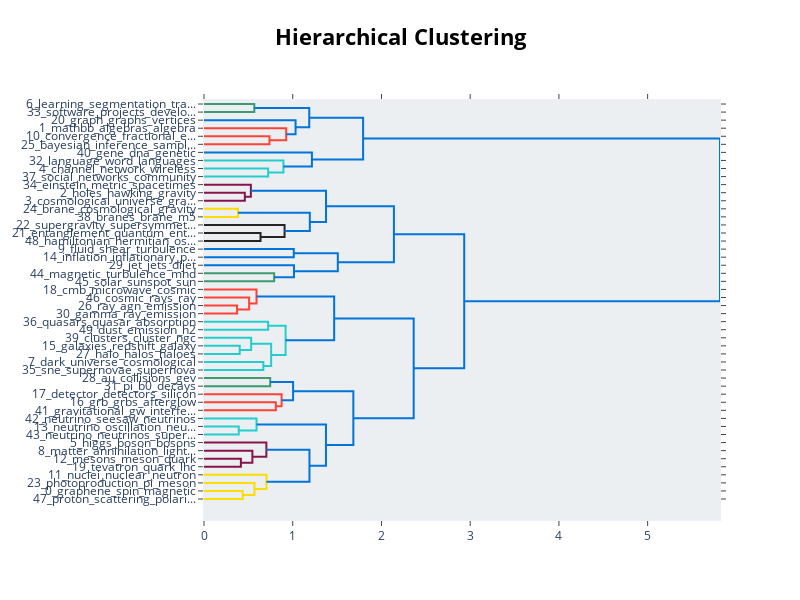

Notebook source saved alongside this figure:
### Code cell
topic_model.visualize_hierarchy(top_n_topics=50, width=800)

### Figure 1 — Plotly figure (JSON) as saved in the notebook; plotly's stock layout.template omitted (floating-point values rounded to 4 significant figures)
{"data": [{"hoverinfo": "text", "marker": {"color": "rgb(61,153,112)"}, "mode": "lines", "type": "scatter", "x": [0, 0.567, 0.567, 0], "xaxis": "x", "y": [-5, -5, -15, -15], "yaxis": "y"}, {"hoverinfo": "text", "marker": {"color": "rgb(255,65,54)"}, "mode": "lines", "type": "scatter", "x": [0, 0.7379, 0.7379, 0], "xaxis": "x", "y": [-45, -45, -55, -55], "yaxis": "y"}, {"hoverinfo": "text", "marker": {"color": "rgb(255,65,54)"}, "mode": "lines", "type": "scatter", "x": [0, 0.9265, 0.9265, 0.7379], "xaxis": "x", "y": [-35, -35, -50, -50], "yaxis": "y"}, {"hoverinfo": "text", "marker": {"color": "rgb(0,116,217)"}, "mode": "lines", "type": "scatter", "x": [0, 1.032, 1.032, 0.9265], "xaxis": "x", "y": [-25, -25, -42.5, -42.5], "yaxis": "y"}, {"hoverinfo": "text", "marker": {"color": "rgb(0,116,217)"}, "mode": "lines", "type": "scatter", "x": [0.567, 1.186, 1.186, 1.032], "xaxis": "x", "y": [-10, -10, -33.75, -33.75], "yaxis": "y"}, {"hoverinfo": "text", "marker": {"color": "rgb(35,205,205)"}, "mode": "lines", "type": "scatter", "x": [0, 0.7232, 0.7232, 0], "xaxis": "x", "y": [-85, -85, -95, -95], "yaxis": "y"}, {"hoverinfo": "text", "marker": {"color": "rgb(35,205,205)"}, "mode": "lines", "type": "scatter", "x": [0, 0.8953, 0.8953, 0.7232], "xaxis": "x", "y": [-75, -75, -90, -90], "yaxis": "y"}, {"hoverinfo": "text", "marker": {"color": "rgb(0,116,217)"}, "mode": "lines", "type": "scatter", "x": [0, 1.216, 1.216, 0.8953], "xaxis": "x", "y": [-65, -65, -82.5, -82.5], "yaxis": "y"}, {"hoverinfo": "text", "marker": {"color": "rgb(0,116,217)"}, "mode": "lines", "type": "scatter", "x": [1.186, 1.793, 1.793, 1.216], "xaxis": "x", "y": [-21.88, -21.88, -73.75, -73.75], "yaxis": "y"}, {"hoverinfo": "text", "marker": {"color": "rgb(133,20,75)"}, "mode": "lines", "type": "scatter", "x": [0, 0.46, 0.46, 0], "xaxis": "x", "y": [-115, -115, -125, -125], "yaxis": "y"}, {"hoverinfo": "text", "marker": {"color": "rgb(133,20,75)"}, "mode": "lines", "type": "scatter", "x": [0, 0.5283, 0.5283, 0.46], "xaxis": "x", "y": [-105, -105, -120, -120], "yaxis": "y"}, {"hoverinfo": "text", "marker": {"color": "rgb(255,220,0)"}, "mode": "lines", "type": "scatter", "x": [0, 0.3832, 0.3832, 0], "xaxis": "x", "y": [-135, -135, -145, -145], "yaxis": "y"}, {"hoverinfo": "text", "marker": {"color": "rgb(40,35,35)"}, "mode": "lines", "type": "scatter", "x": [0, 0.637, 0.637, 0], "xaxis": "x", "y": [-165, -165, -175, -175], "yaxis": "y"}, {"hoverinfo": "text", "marker": {"color": "rgb(40,35,35)"}, "mode": "lines", "type": "scatter", "x": [0, 0.9081, 0.9081, 0.637], "xaxis": "x", "y": [-155, -155, -170, -170], "yaxis": "y"}, {"hoverinfo": "text", "marker": {"color": "rgb(0,116,217)"}, "mode": "lines", "type": "scatter", "x": [0.3832, 1.192, 1.192, 0.9081], "xaxis": "x", "y": [-140, -140, -162.5, -162.5], "yaxis": "y"}, {"hoverinfo": "text", "marker": {"color": "rgb(0,116,217)"}, "mode": "lines", "type": "scatter", "x": [0.5283, 1.375, 1.375, 1.192], "xaxis": "x", "y": [-112.5, -112.5, -151.2, -151.2], "yaxis": "y"}, {"hoverinfo": "text", "marker": {"color": "rgb(0,116,217)"}, "mode": "lines", "type": "scatter", "x": [0, 1.012, 1.012, 0], "xaxis": "x", "y": [-185, -185, -195, -195], "yaxis": "y"}, {"hoverinfo": "text", "marker": {"color": "rgb(61,153,112)"}, "mode": "lines", "type": "scatter", "x": [0, 0.7906, 0.7906, 0], "xaxis": "x", "y": [-215, -215, -225, -225], "yaxis": "y"}, {"hoverinfo": "text", "marker": {"color": "rgb(0,116,217)"}, "mode": "lines", "type": "scatter", "x": [0, 1.014, 1.014, 0.7906], "xaxis": "x", "y": [-205, -205, -220, -220], "yaxis": "y"}, {"hoverinfo": "text", "marker": {"color": "rgb(0,116,217)"}, "mode": "lines", "type": "scatter", "x": [1.012, 1.508, 1.508, 1.014], "xaxis": "x", "y": [-190, -190, -212.5, -212.5], "yaxis": "y"}, {"hoverinfo": "text", "marker": {"color": "rgb(0,116,217)"}, "mode": "lines", "type": "scatter", "x": [1.375, 2.14, 2.14, 1.508], "xaxis": "x", "y": [-131.9, -131.9, -201.2, -201.2], "yaxis": "y"}, {"hoverinfo": "text", "marker": {"color": "rgb(255,65,54)"}, "mode": "lines", "type": "scatter", "x": [0, 0.3728, 0.3728, 0], "xaxis": "x", "y": [-255, -255, -265, -265], "yaxis": "y"}, {"hoverinfo": "text", "marker": {"color": "rgb(255,65,54)"}, "mode": "lines", "type": "scatter", "x": [0, 0.5087, 0.5087, 0.3728], "xaxis": "x", "y": [-245, -245, -260, -260], "yaxis": "y"}, {"hoverinfo": "text", "marker": {"color": "rgb(255,65,54)"}, "mode": "lines", "type": "scatter", "x": [0, 0.5917, 0.5917, 0.5087], "xaxis": "x", "y": [-235, -235, -252.5, -252.5], "yaxis": "y"}, {"hoverinfo": "text", "marker": {"color": "rgb(35,205,205)"}, "mode": "lines", "type": "scatter", "x": [0, 0.7229, 0.7229, 0], "xaxis": "x", "y": [-275, -275, -285, -285], "yaxis": "y"}, {"hoverinfo": "text", "marker": {"color": "rgb(35,205,205)"}, "mode": "lines", "type": "scatter", "x": [0, 0.4024, 0.4024, 0], "xaxis": "x", "y": [-305, -305, -315, -315], "yaxis": "y"}, {"hoverinfo": "text", "marker": {"color": "rgb(35,205,205)"}, "mode": "lines", "type": "scatter", "x": [0, 0.5314, 0.5314, 0.4024], "xaxis": "x", "y": [-295, -295, -310, -310], "yaxis": "y"}, {"hoverinfo": "text", "marker": {"color": "rgb(35,205,205)"}, "mode": "lines", "type": "scatter", "x": [0, 0.6689, 0.6689, 0], "xaxis": "x", "y": [-325, -325, -335, -335], "yaxis": "y"}, {"hoverinfo": "text", "marker": {"color": "rgb(35,205,205)"}, "mode": "lines", "type": "scatter", "x": [0.5314, 0.7568, 0.7568, 0.6689], "xaxis": "x", "y": [-302.5, -302.5, -330, -330], "yaxis": "y"}, {"hoverinfo": "text", "marker": {"color": "rgb(35,205,205)"}, "mode": "lines", "type": "scatter", "x": [0.7229, 0.9196, 0.9196, 0.7568], "xaxis": "x", "y": [-280, -280, -316.2, -316.2], "yaxis": "y"}, {"hoverinfo": "text", "marker": {"color": "rgb(0,116,217)"}, "mode": "lines", "type": "scatter", "x": [0.5917, 1.467, 1.467, 0.9196], "xaxis": "x", "y": [-243.8, -243.8, -298.1, -298.1], "yaxis": "y"}, {"hoverinfo": "text", "marker": {"color": "rgb(61,153,112)"}, "mode": "lines", "type": "scatter", "x": [0, 0.7464, 0.7464, 0], "xaxis": "x", "y": [-345, -345, -355, -355], "yaxis": "y"}, {"hoverinfo": "text", "marker": {"color": "rgb(255,65,54)"}, "mode": "lines", "type": "scatter", "x": [0, 0.8095, 0.8095, 0], "xaxis": "x", "y": [-375, -375, -385, -385], "yaxis": "y"}, {"hoverinfo": "text", "marker": {"color": "rgb(255,65,54)"}, "mode": "lines", "type": "scatter", "x": [0, 0.8745, 0.8745, 0.8095], "xaxis": "x", "y": [-365, -365, -380, -380], "yaxis": "y"}, {"hoverinfo": "text", "marker": {"color": "rgb(0,116,217)"}, "mode": "lines", "type": "scatter", "x": [0.7464, 1.004, 1.004, 0.8745], "xaxis": "x", "y": [-350, -350, -372.5, -372.5], "yaxis": "y"}, {"hoverinfo": "text", "marker": {"color": "rgb(35,205,205)"}, "mode": "lines", "type": "scatter", "x": [0, 0.3916, 0.3916, 0], "xaxis": "x", "y": [-405, -405, -415, -415], "yaxis": "y"}, {"hoverinfo": "text", "marker": {"color": "rgb(35,205,205)"}, "mode": "lines", "type": "scatter", "x": [0, 0.592, 0.592, 0.3916], "xaxis": "x", "y": [-395, -395, -410, -410], "yaxis": "y"}, {"hoverinfo": "text", "marker": {"color": "rgb(133,20,75)"}, "mode": "lines", "type": "scatter", "x": [0, 0.4157, 0.4157, 0], "xaxis": "x", "y": [-445, -445, -455, -455], "yaxis": "y"}, {"hoverinfo": "text", "marker": {"color": "rgb(133,20,75)"}, "mode": "lines", "type": "scatter", "x": [0, 0.5452, 0.5452, 0.4157], "xaxis": "x", "y": [-435, -435, -450, -450], "yaxis": "y"}, {"hoverinfo": "text", "marker": {"color": "rgb(133,20,75)"}, "mode": "lines", "type": "scatter", "x": [0, 0.7029, 0.7029, 0.5452], "xaxis": "x", "y": [-425, -425, -442.5, -442.5], "yaxis": "y"}, {"hoverinfo": "text", "marker": {"color": "rgb(255,220,0)"}, "mode": "lines", "type": "scatter", "x": [0, 0.4364, 0.4364, 0], "xaxis": "x", "y": [-485, -485, -495, -495], "yaxis": "y"}, {"hoverinfo": "text", "marker": {"color": "rgb(255,220,0)"}, "mode": "lines", "type": "scatter", "x": [0, 0.5683, 0.5683, 0.4364], "xaxis": "x", "y": [-475, -475, -490, -490], "yaxis": "y"}, {"hoverinfo": "text", "marker": {"color": "rgb(255,220,0)"}, "mode": "lines", "type": "scatter", "x": [0, 0.7038, 0.7038, 0.5683], "xaxis": "x", "y": [-465, -465, -482.5, -482.5], "yaxis": "y"}, {"hoverinfo": "text", "marker": {"color": "rgb(0,116,217)"}, "mode": "lines", "type": "scatter", "x": [0.7029, 1.189, 1.189, 0.7038], "xaxis": "x", "y": [-433.8, -433.8, -473.8, -473.8], "yaxis": "y"}, {"hoverinfo": "text", "marker": {"color": "rgb(0,116,217)"}, "mode": "lines", "type": "scatter", "x": [0.592, 1.375, 1.375, 1.189], "xaxis": "x", "y": [-402.5, -402.5, -453.8, -453.8], "yaxis": "y"}, {"hoverinfo": "text", "marker": {"color": "rgb(0,116,217)"}, "mode": "lines", "type": "scatter", "x": [1.004, 1.683, 1.683, 1.375], "xaxis": "x", "y": [-361.2, -361.2, -428.1, -428.1], "yaxis": "y"}, {"hoverinfo": "text", "marker": {"color": "rgb(0,116,217)"}, "mode": "lines", "type": "scatter", "x": [1.467, 2.363, 2.363, 1.683], "xaxis": "x", "y": [-270.9, -270.9, -394.7, -394.7], "yaxis": "y"}, {"hoverinfo": "text", "marker": {"color": "rgb(0,116,217)"}, "mode": "lines", "type": "scatter", "x": [2.14, 2.932, 2.932, 2.363], "xaxis": "x", "y": [-166.6, -166.6, -332.8, -332.8], "yaxis": "y"}, {"hoverinfo": "text", "marker": {"color": "rgb(0,116,217)"}, "mode": "lines", "type": "scatter", "x": [1.793, 5.815, 5.815, 2.932], "xaxis": "x", "y": [-47.81, -47.81, -249.7, -249.7], "yaxis": "y"}], "layout": {"autosize": false, "height": 600, "hoverlabel": {"bgcolor": "white", "font": {"family": "Rockwell", "size": 16}}, "hovermode": "closest", "plot_bgcolor": "#ECEFF1", "showlegend": false, "title": {"font": {"color": "Black", "size": 22}, "text": "<b>Hierarchical Clustering", "x": 0.5, "xanchor": "center", "y": 0.95, "yanchor": "top"}, "width": 800, "xaxis": {"autorange": true, "mirror": "allticks", "range": [0, 5.815], "rangemode": "tozero", "showgrid": false, "showline": true, "showticklabels": true, "ticks": "outside", "type": "linear", "zeroline": false}, "yaxis": {"autorange": true, "mirror": "allticks", "range": [-521.1, 0], "rangemode": "tozero", "showgrid": false, "showline": true, "showticklabels": true, "tickmode": "array", "ticks": "outside", "ticktext": ["6_learning_segmentation_tra...", "33_software_projects_develo...", "20_graph_graphs_vertices", "1_mathbb_algebras_algebra", "10_convergence_fractional_e...", "25_bayesian_inference_sampl...", "40_gene_dna_genetic", "32_language_word_languages", "4_channel_network_wireless", "37_social_networks_community", "34_einstein_metric_spacetimes", "2_holes_hawking_gravity", "3_cosmological_universe_gra...", "24_brane_cosmological_gravity", "38_branes_brane_m5", "22_supergravity_supersymmet...", "21_entanglement_quantum_ent...", "48_hamiltonian_hermitian_os...", "9_fluid_shear_turbulence", "14_inflation_inflationary_p...", "29_jet_jets_dijet", "44_magnetic_turbulence_mhd", "45_solar_sunspot_sun", "18_cmb_microwave_cosmic", "46_cosmic_rays_ray", "26_ray_agn_emission", "30_gamma_ray_emission", "36_quasars_quasar_absorption", "49_dust_emission_h2", "39_clusters_cluster_ngc", "15_galaxies_redshift_galaxy", "27_halo_halos_haloes", "7_dark_universe_cosmological", "35_sne_supernovae_supernova", "28_au_collisions_gev", "31_pi_b0_decays", "17_detector_detectors_silicon", "16_grb_grbs_afterglow", "41_gravitational_gw_interfe...", "42_neutrino_seesaw_neutrinos", "13_neutrino_oscillation_neu...", "43_neutrino_neutrinos_super...", "5_higgs_boson_bosons", "8_matter_annihilation_light...", "12_mesons_meson_quark", "19_tevatron_quark_lhc", "11_nuclei_nuclear_neutron", "23_photoproduction_pi_meson", "0_graphene_spin_magnetic", "47_proton_scattering_polari..."], "tickvals": [-5, -15, -25, -35, -45, -55, -65, -75, -85, -95, -105, -115, -125, -135, -145, -155, -165, -175, -185, -195, -205, -215, -225, -235, -245, -255, -265, -275, -285, -295, -305, -315, -325, -335, -345, -355, -365, -375, -385, -395, -405, -415, -425, -435, -445, -455, -465, -475, -485, -495], "type": "linear", "zeroline": false}}}
